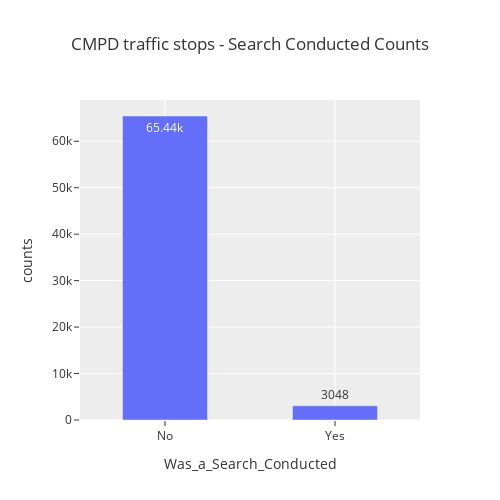

Notebook code for this chart:
### Markdown cell above
#### 4. Plot a bar chart that counts the number of records by `Was_a_Search_Conducted`.

### Code cell
stops_search_counts = stops['Was_a_Search_Conducted'].value_counts().rename_axis('Was_a_Search_Conducted').reset_index(name='counts')


fig = px.bar(stops_search_counts, 
x="Was_a_Search_Conducted", 
y="counts", 
# color="counts", 
title="CMPD traffic stops - Search Conducted Counts", text_auto=True )
fig.update_layout(
    autosize=False,
    width=500,
    height=500,
    template="ggplot2"
)

fig.update_yaxes(automargin=True)
fig.update_traces(width=.5)
fig.show()

### Figure 1 — Plotly figure (JSON) as saved in the notebook; plotly's stock layout.template omitted (floating-point values rounded to 4 significant figures)
{"data": [{"alignmentgroup": "True", "hovertemplate": "Was_a_Search_Conducted=%{x}<br>counts=%{y}<extra></extra>", "legendgroup": "", "marker": {"color": "#636efa", "pattern": {"shape": ""}}, "name": "", "offsetgroup": "", "orientation": "v", "showlegend": false, "textposition": "auto", "texttemplate": "%{y}", "x": ["No", "Yes"], "xaxis": "x", "y": [65440, 3048], "yaxis": "y", "type": "bar", "width": 0.5}], "layout": {"xaxis": {"anchor": "y", "domain": [0, 1], "title": {"text": "Was_a_Search_Conducted"}}, "yaxis": {"anchor": "x", "domain": [0, 1], "title": {"text": "counts"}, "automargin": true}, "legend": {"tracegroupgap": 0}, "title": {"text": "CMPD traffic stops - Search Conducted Counts"}, "barmode": "relative", "autosize": false, "width": 500, "height": 500}}
